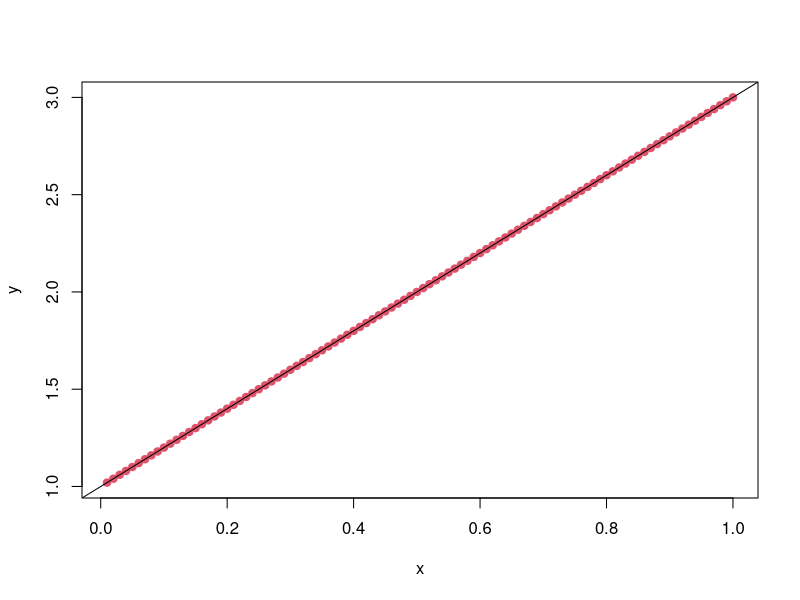
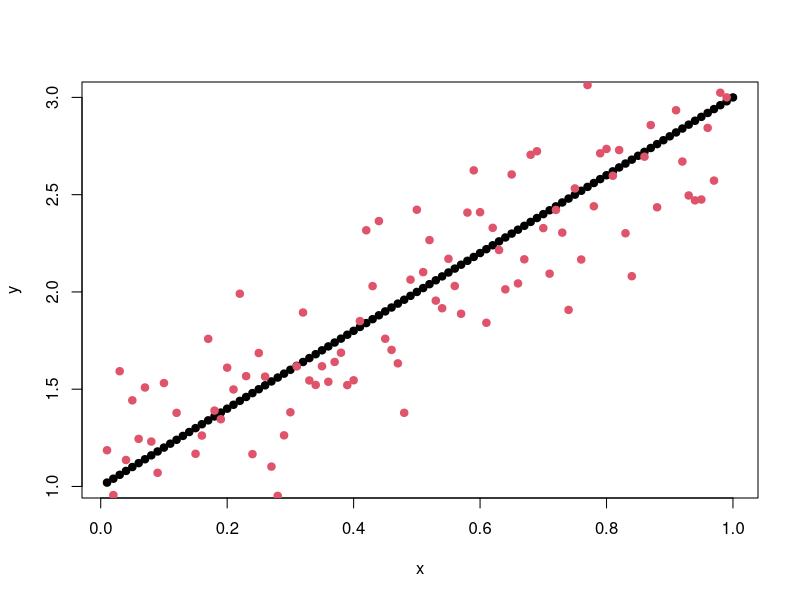
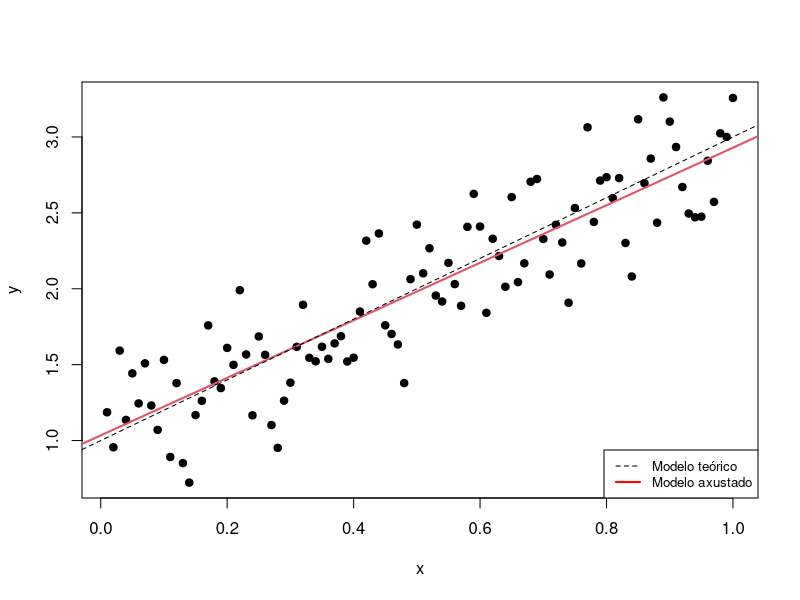
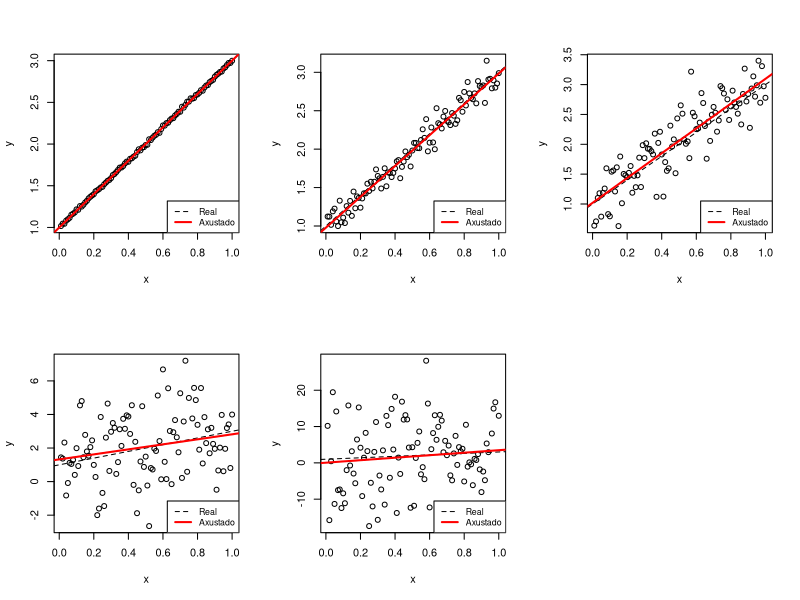
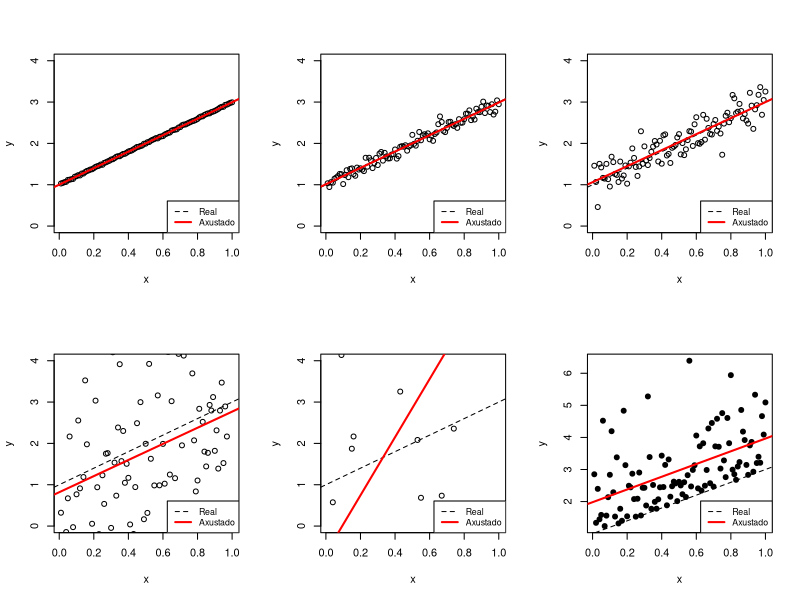
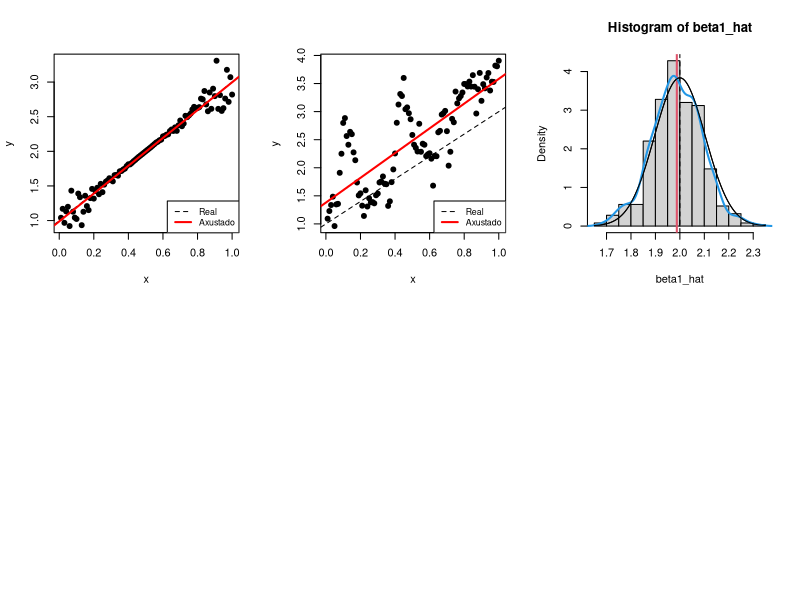
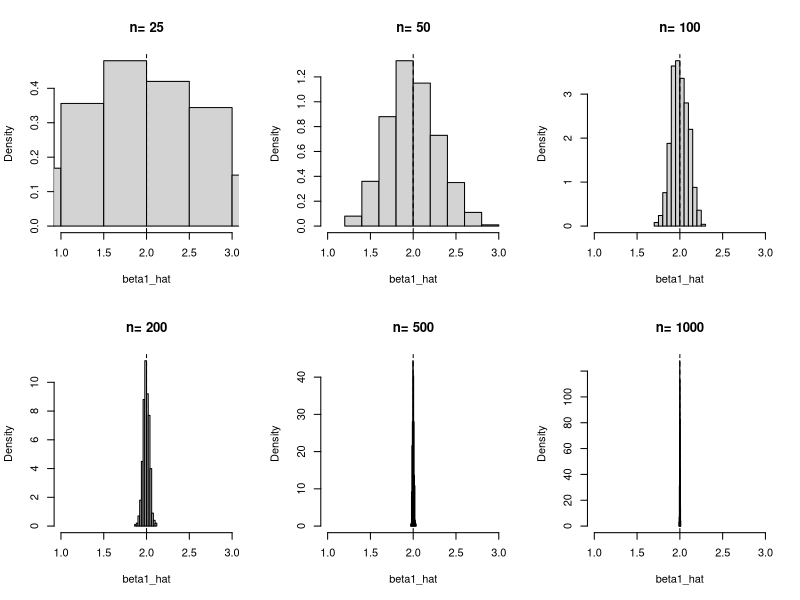
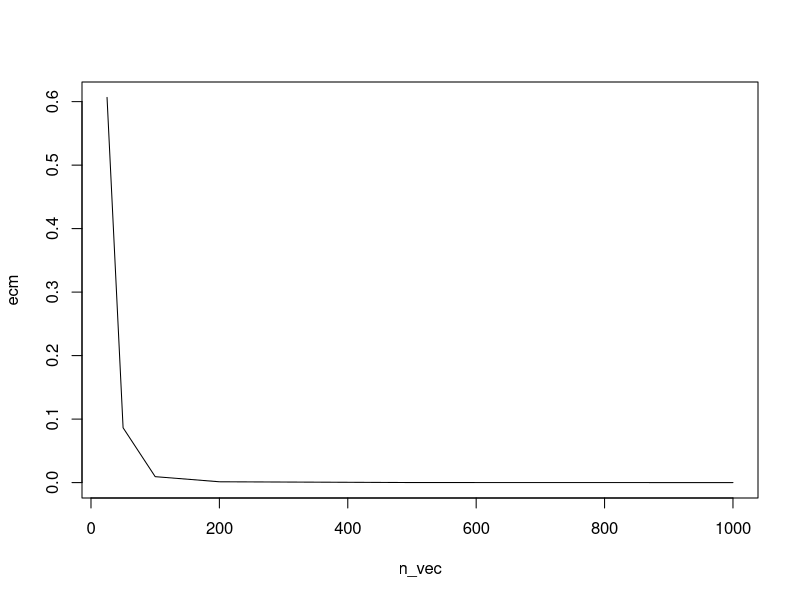

Write the R code that produced these figures, in order.
################################################################################

# MODELOS DE REGRESIÓN E ANÁLISE MULTIVARIANTE
# PRÁCTICA 1: REPASO MODELO LINEAR SIMPLE

################################################################################

set.seed(13)

# ------------------------------------------------------------------------------
# 0. Simulación de datos do modelo.
# ------------------------------------------------------------------------------

n <- 100
x <- 0.01*(1:n) # Deseño fixo

beta0 <- 1
beta1 <- 2
sigma <- 0.3

erro <- rnorm(n, mean = 0, sd = sigma)

y <- beta0 + beta1 * x # Parte determinista

# Representación gráfica:
#par(mfrow=c(1,2))
plot(y ~ x, pch=19, col=2)
abline(a=beta0,b=beta1,lty=1)

# Parte determinista do modelo (erro=0) -> Efecto da pendente
# Intercepto
# Pendentes: positiva, negativa, cero (non efecto)

plot(y ~ x, pch=19)
y <- y + erro # Erro aleatorio
points(x,y,col=2,pch=19)

# Efecto do modelo que describe a aleatoriedade -> Efecto de sigma^2


# AXUSTE DUN MODELO LINEAR SIMPLE:

plot(y ~ x, pch=19)

mod <- lm(y ~ x)
summary(mod)
str(mod)
mod$coefficients

  # Cálculo manual:
  cov(x,y)/var(x) # pendente (var -> quasi-variance)
  mean(y) - cov(x,y)/var(x) * mean(x) # intercepto

abline(mod, col=2, lwd=2) # abline(a=mod$coefficients[1],b=mod$coefficients[2],lty=2)
abline(a=beta0,b=beta1,lty=2)
legend("bottomright", legend=c("Modelo teórico", "Modelo axustado"), col=c("black","red"), lty=2:1, lwd=1:2, cex=0.8)


# ------------------------------------------------------------------------------
# 1. Efecto da dispersión.
# ------------------------------------------------------------------------------

valores_sigma <- c(0.01,0.1,0.3,2,10)

windows()
par(mfrow=c(2,3))

for (k in 1:length(valores_sigma)){
  sigma <- valores_sigma[k]
  y <- beta0 + beta1*x + rnorm(n, mean=0, sd=sigma)
  plot(y ~ x)
  abline(a = beta0, b = beta1, lty=2) # Recta teórica
  mod <- lm(y ~ x)
  abline(mod, col="red", lwd=2)
  legend("bottomright", legend=c("Real", "Axustado"), col=c("black","red"), lty=2:1, lwd=1:2, cex=0.8)
}

# Reescalando

windows()
par(mfrow=c(2,3))

for (k in 1:length(valores_sigma)){
  sigma <- valores_sigma[k]
  y <- beta0 + beta1*x + rnorm(n, mean=0, sd=sigma)
  print(beta0)
  print(beta1)
  plot(y ~ x, ylim=c(0,4))
  abline(a = beta0, b = beta1, lty=2) # Recta teórica
  mod <- lm(y ~ x)
  abline(mod, col="red", lwd=2)
  legend("bottomright", legend=c("Real", "Axustado"), col=c("black","red"), lty=2:1, lwd=1:2, cex=0.8)
}


# ------------------------------------------------------------------------------
# 2. Hipótesis do modelo
# ------------------------------------------------------------------------------

sigma <- 0.3
y <- beta0 + beta1*x + rnorm(n, mean=0, sd=sigma)

# a. Non normalidad:
y <- beta0 + beta1*x + rexp(n) # rate=1, 0.1, 0.001
plot(y ~ x, pch=19)
abline(a=beta0, b=beta1, lty=2)
mod <- lm(y ~ x)
abline(mod, col="red", lwd=2)
legend("bottomright", legend=c("Real", "Axustado"), col=c("black","red"), lty=2:1, lwd=1:2, cex=0.8)

# b. Heterocedasticidade:
sigma <- 5*x
sigma <- (x-0.5)^2
y <- beta0 + beta1*x + rnorm(n, mean=0, sd=sigma)
plot(y ~ x, pch=19)
abline(a=beta0, b=beta1, lty=2)
mod <- lm(y ~ x)
abline(mod, col="red", lwd=2)
legend("bottomright", legend=c("Real", "Axustado"), col=c("black","red"), lty=2:1, lwd=1:2, cex=0.8)

# c. Dependencia: MA(1)
error <- numeric(n)
error[1] <- rnorm(1, mean=0, sd=0.3)
for (j in 2:n){
  error[j] <- error[j-1] + rnorm(1, mean=0, sd=0.3)
}
y <- beta0 + beta1*x + error
plot(y ~ x, pch=19)
abline(a=beta0, b=beta1, lty=2)
mod <- lm(y ~ x)
abline(mod, col="red", lwd=2)
legend("bottomright", legend=c("Real", "Axustado"), col=c("black","red"), lty=2:1, lwd=1:2, cex=0.8)


# ------------------------------------------------------------------------------
# 3. Estimación da pendente
# ------------------------------------------------------------------------------

sigma <- 0.3
B <- 500

beta1_hat <- numeric(B)

for(b in 1:B){
  y <- beta0 + beta1*x + rnorm(n, sd = sigma)
  mod <- lm(y ~ x)
  beta1_hat[b] <- mod$coefficients[2]
}

hist(beta1_hat, freq=F) # Histograma
abline(v = beta1, lty=2) # Verdadeiro valor da pendente
abline(v = mean(beta1_hat), lwd=2, col=2) # Promedio estimacións da pendente

#Curva teórica 
mu <- beta1
S2x <- ((n-1)/n)*var(x)
s.teor <- sigma/(sqrt(n*S2x))
curve(dnorm(x,mu,s.teor),add=TRUE)
lines(density(beta1_hat),col=4,lwd=2)

# Estimando a varianza:
sigma_hat <- sqrt(sum(mod$residuals^2)/(n-2)) # Por mínimos cadrados
curve(dnorm(x,mu,s.teor),add=TRUE)


# ------------------------------------------------------------------------------
# 4. Propiedades do estimador da pendente: 
#    Sesgadez, consistencia e erro cadrático medio.
# ------------------------------------------------------------------------------

n_vec <- c(25,50,100,200,500,1000)

# Insesgadez:

	mean(beta1_hat)
	# Repetir varias veces
	
	
# Consistencia e erro cadrático medio:
	
	ecm <- numeric(length(n_vec))

	windows()
	par(mfrow=c(2,3))
	for(k in 1:length(n_vec)){
	   n <- n_vec[k]
	   x <- 0.01*(1:n)
	for(b in 1:B){
		eps <- rnorm(n, sd=sigma)
		y <- beta0 + beta1*x + eps
		mod <- lm(y~x)
		beta1_hat[b] <- mod$coefficients[2]
	}
	   hist(beta1_hat, freq=FALSE, main=paste("n=",n_vec[k]), xlim=c(1,3))
	   abline(v=beta1, lty=2)
	   ecm[k] <- (beta1 - mean(beta1_hat))^2 + var(beta1_hat)
	}
	# Nas gráficas ilustrase a consistencia do estimador: a medida que aumenta
	# n a variabilidade do estimador redúcese e os valores das nosas simulacións
	# concéntranse cada vez máis no parámetro teórico.

	library(ggplot2)
	windows()
	plot(ecm ~ n_vec, type="l")
	qplot(n_vec, ecm, size=ecm)
	# O erro cadrático medio diminúe con n.


# ------------------------------------------------------------------------------
# 5. Inferencia sobre a pendente: intervalos de confianza
# ------------------------------------------------------------------------------

n <- 100
x <- 0.01*(1:n) # Deseño fixo

beta0 <- 1
beta1 <- 2
sigma <- 0.3
y <- beta0 + beta1 * x + rnorm(n, mean = 0, sd = sigma)

mod <- lm(y ~ x)
beta1_hat <- mod$coef[2]

# IC teóricos: basados en distribución normal.
alfa <- 0.05
sigma_hat <- sqrt(sum(mod$residuals^2)/(n-2))
c <- sqrt((n-1)*var(x)) # sqrt(sum(x^2) - (1/n)*(sum(x)^2))
L <- mod$coef[2] - (sigma_hat/c) * qt(p = 1-alfa/2, df = n-2, lower.tail = TRUE);L
U <- mod$coef[2] - (sigma_hat/c) * qt(p = alfa/2, df = n-2, lower.tail = TRUE) ;U
# Centrados en beta_hat (t-student é simétrica)

  # Inciso: estimación da desviación típica de beta1_hat:
  sigma_hat/c
  summ <- summary(mod); summ$coefficients[2 , 2] 

confint(mod) #level=0.9,level=0.99

# Análise da cobertura:
# Matrices para almacenar os intervalos
beta1_mat <- matrix(0,nrow=B,ncol=2)

for(b in 1:B){
  y <- beta0 + beta1*x + rnorm(n,sd=sigma)
  mod <- lm(y~x)
  beta1_mat[b,] <- confint(mod)[2,]
}

# Proporción de intervalos que conteñen ó verdadeiro parámetro:
cob_beta1<-sum((beta1_mat[,1]<beta1)*(beta1_mat[,2]>beta1))/B;cob_beta1 

# Graficamente:

windows()
plot(1:B, ylim=c(1,3), type="n",xlab="B",ylab="IC", main = "IC para beta1")
for(b in 1:B){
  segments(b, beta1_mat[b,1], b, beta1_mat[b,2], xlab="1:B", ylab="Intervalo beta1")
}
abline(h=beta1,col=2,lwd=2)



# ------------------------------------------------------------------------------
# 6. Inferencia sobre a pendente: test de non efecto
# ------------------------------------------------------------------------------

# Test de significación da pendente
# H0: beta1 = 0 TEST DE NON EFECTO

# Comprobamos que se respeta o nivel de significación alfa;
# P(rexeitar H0 | H0 falsa) = P(erro tipo I) <= alfa

# Para iso simulamos varias mostras baixo a H0 e vemos en que proporción dos
# casos o test rexeita H0:

beta1 <- 0 # Baixo H0
p_val <- numeric(B) # Almacenamos os p-valores

for(b in 1:B){
  y <- beta0 + beta1*x + rnorm(n,sd=sigma) # Simulamos datos baixo a hipótese nula (beta1=0)
  mod <- lm(y~x)
  p_val[b] <- summary(mod)$coef[2,4] # p-valor do test de significación da pendente (rexeito se p_val < alfa)
}

# Estimación da probabilidade de cometer erro tipo I:
sum(p_val<0.05)/B # Rexeito se p_val < alfa
sum(p_val<0.01)/B; sum(p_val<0.10)/B # Para outros niveis de significación

# Potencia (capacidade de detectar que a hipótese nula é falsa):

	# Afastámonos de H0:
	n <- 100
	x <- 0.01*(1:n)
	beta1 <- 0.01 # Repetimos as probas de calibrado
	# Aínda que H0 é falsa, o valor de beta1 é tan próximo o que tomaría baixo
	# H0 (beta1=0) que o test ten dificultades para detectar que é mentira.
	# Por tanto rexeitamos H0 case coa mesma probabilidade que baixo H0.
	
	# Se agora repetimos as probas de calibrado nun escenario no que nos afastamos
	# moito da hipótese nula:
	beta1 <- 10 # Repetimos as probas de calibrado
	# Agora rexeitamos H0 en todos os casos.



# ------------------------------------------------------------------------------
# 7. Repetir apartados 3,4,5 e 6 para a pendente
# ------------------------------------------------------------------------------


